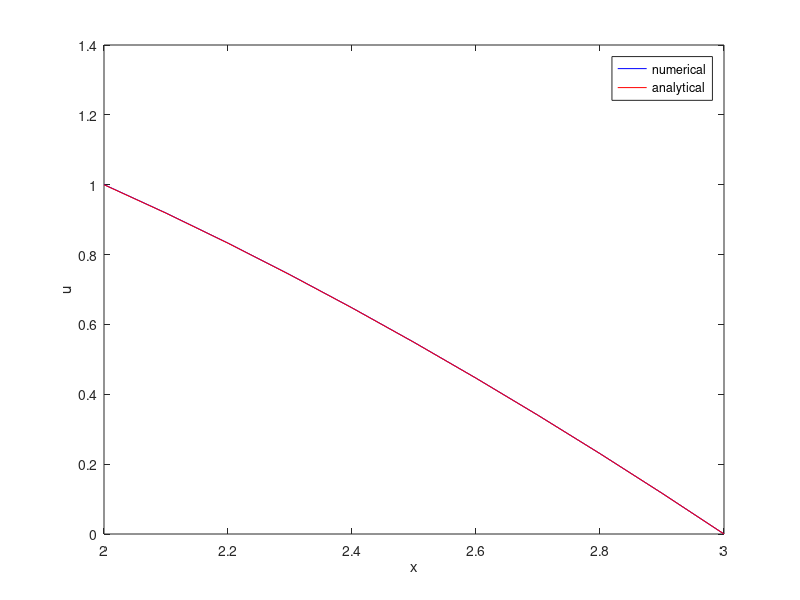
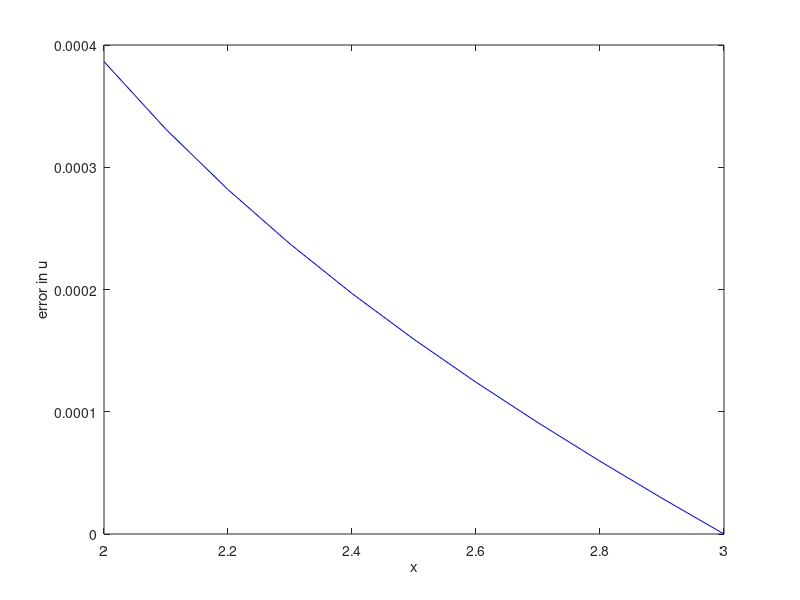

Write MATLAB code to recreate these figures, in order.
% Exam 02 Problem 3
%
%

h = 0.1;
x = (2:h:3)';
N = length(x);
y0 = -15/19;
yf = 0;
% next for BC
a1 = 0;
a2 = 1;
% set r, N of them
r = h^2.*(x(1:end-1)-6)./(x(1:end-1).^2); %h^2*R_n
% account for BC
r(1) = r(1)+2*h*y0/a2; % equation 8.36
r(end) = r(end)-yf; % usual (eq 8.7)
% build A
A = spdiags(-(2+2*h^2./x(1:end-1).^2),0,N-1,N-1)... % main diagonal
    +spdiags(ones(N-1,1),-1,N-1,N-1)... % sub
    +spdiags(ones(N-1,1),1,N-1,N-1); % super
% account for mixed BC
A(1,1:2) = A(1,1:2)+[2*h*a1/a2,1]; % should add 0 to main diag, 1 to off
disp(A);

% check sizes
size(A)
size(r)

% solve
yNum = [A\r;yf];

yExact = (114.*x - 19.*x.^2 - 5.*x.^3 - 36)./(38.*x);

figure;
plot(x,yNum,'b');
hold on;
plot(x,yExact,'r');
xlabel('x')
ylabel('u')
legend({'numerical','analytical'})

figure;
plot(x,abs(yNum-yExact),'b');
xlabel('x')
ylabel('error in u')

